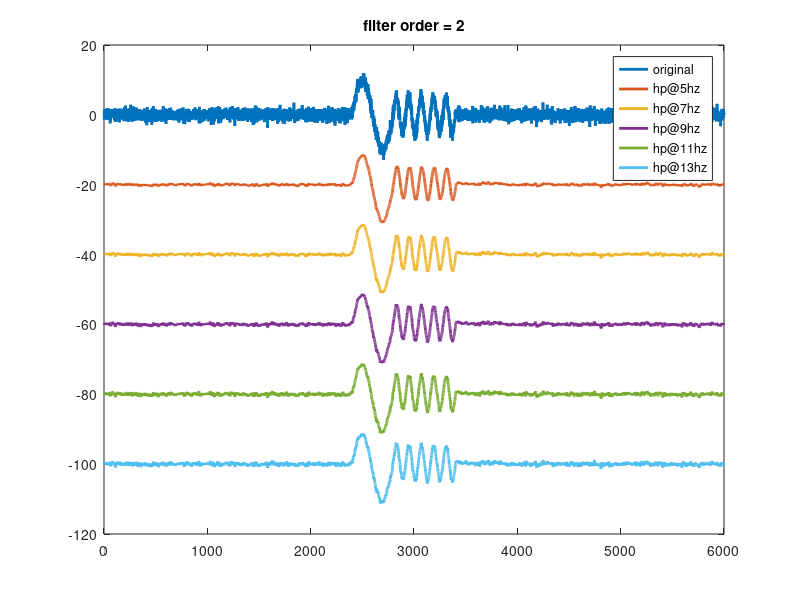
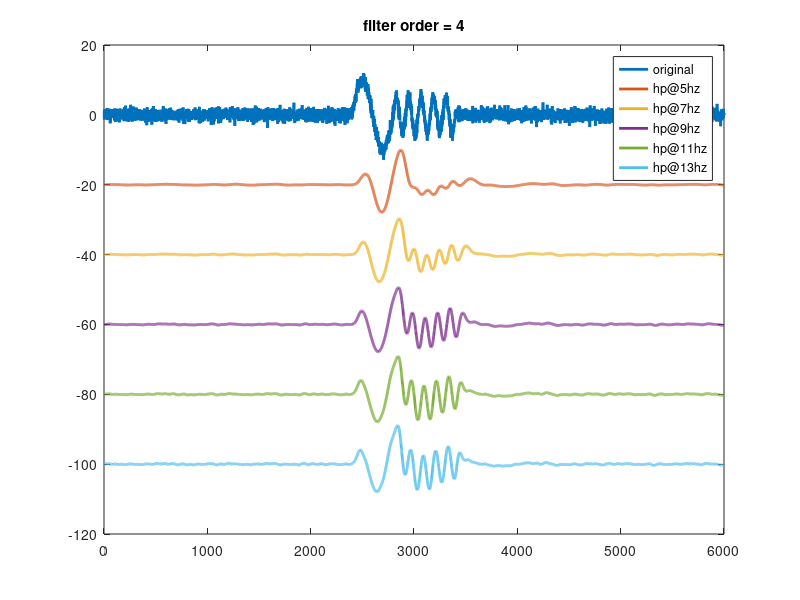
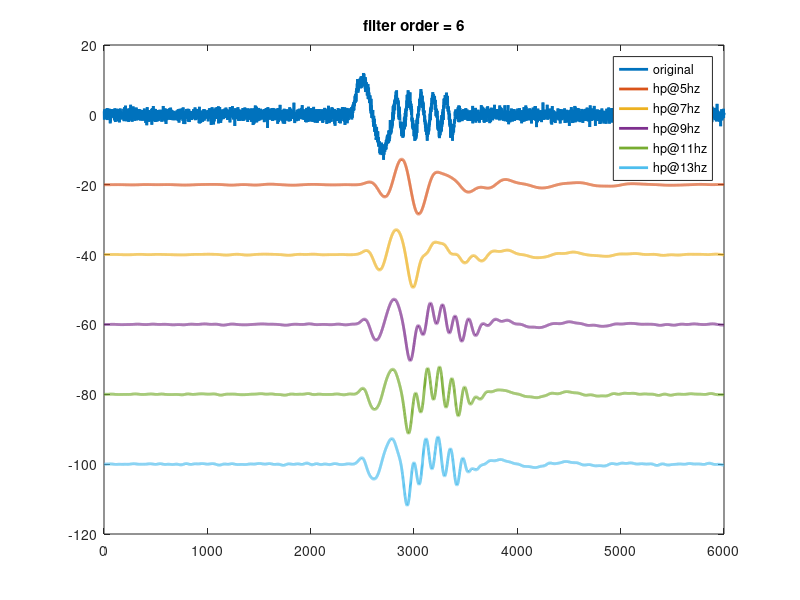

Reproduce these figures in MATLAB, in order.
% setup

T = 5;
fs = 1200;
t = (1:(T*fs))/fs;

An = 1;
Ae = 10;
Al = 5;

fe = 3;
fl = 10;

esec = 1/fe;
lsec = 0.5;

% build the signal
X = An * randn(size(t));

% at 2 seconds in, build the simulated k-complex + spindle
starte = 2*fs;
early = Ae*sin(2*pi*fe*t(t<=esec));
X(starte:(starte+length(early)-1)) = X(starte:(starte+length(early)-1)) + early;

startl = starte+length(early);
late = Al*sin(2*pi*fl*t(t<=lsec));
X(startl:(startl+length(late)-1)) = X(startl:(startl+length(late)-1)) + late;

for order = 2:2:6
    figure
    plot(X, 'linew',2); hold all
    title(sprintf('filter order = %d', order));
    leg = {'original'};

    ctr = 0;
    for hp = 5:2:13
        ctr = ctr + 2;

        % switch which filter is commented to see the change in behavior
        % b/w butterworth and chebychev
        
        [b, a] = cheby1 (order-1, .25, 2 / (fs/2), 'high');
        % [b, a] = butter (order, 2 / (fs/2), 'high');

        fX = filter(b, a, X);
        
        [b, a] = cheby1 (order-1, .25, hp / (fs/2), 'low');
     %    [b, a] = butter (order, hp / (fs/2), 'low');

        fX = filter(b, a, fX);

        plot(fX-ctr*max([Ae An Al]),'linew',2);


        leg{end+1} = sprintf('hp@%dhz', hp);
    end

    legend(leg)
end
    